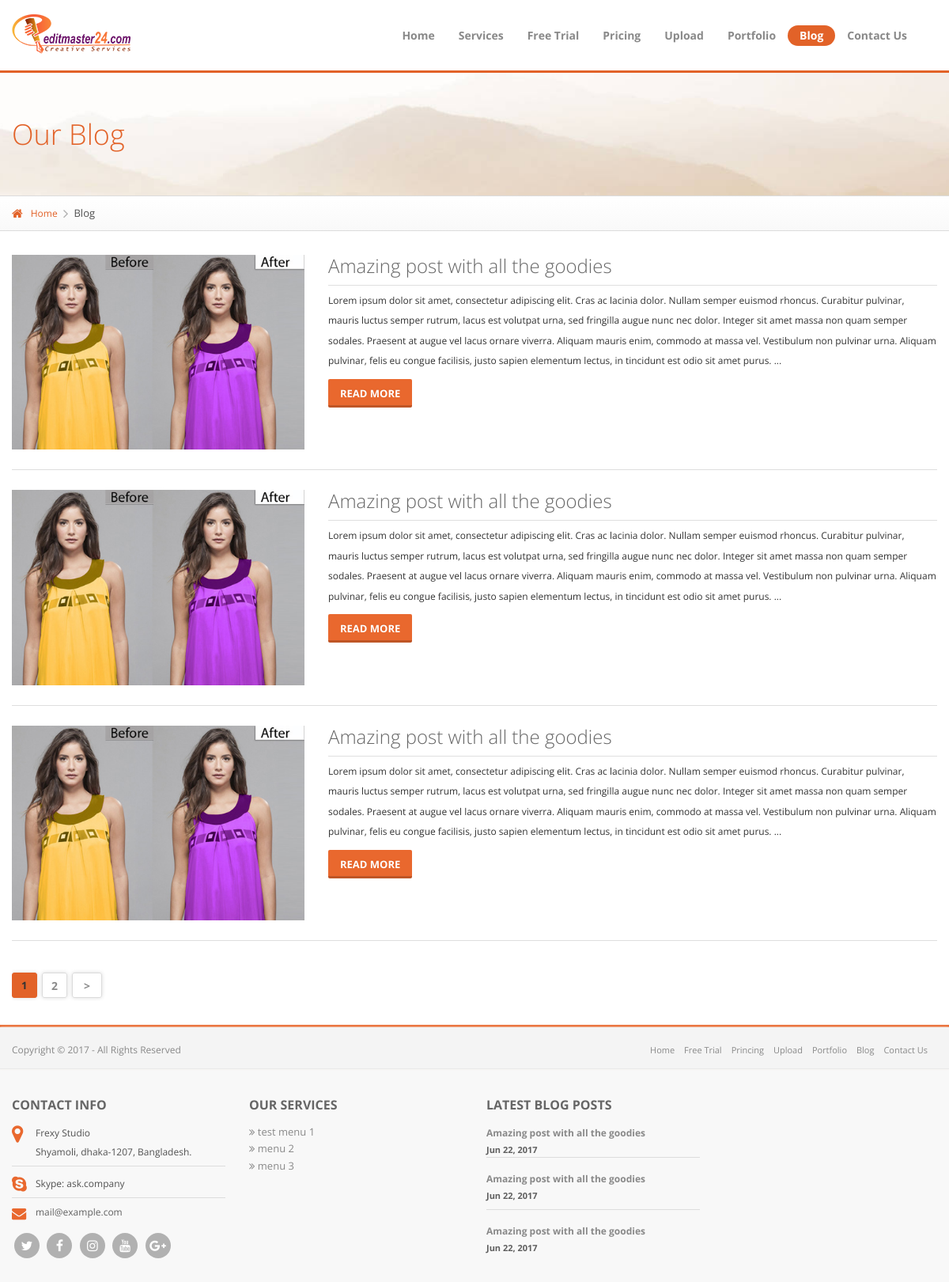
The app's page /index.php/blog/latest with its own data.
### tables this page shows
CREATE TABLE `blog` (
  `id` int(11) NOT NULL,
  `title` varchar(512) NOT NULL,
  `desc` longtext NOT NULL,
  `image` varchar(255) NOT NULL,
  `created` timestamp NOT NULL DEFAULT CURRENT_TIMESTAMP
);

CREATE TABLE `service` (
  `id` int(11) NOT NULL,
  `title` varchar(512) NOT NULL,
  `desc` longtext NOT NULL,
  `image` varchar(255) NOT NULL,
  `url` varchar(512) NOT NULL
);

### application/views/front/common/template.php (called while the page is built, shortened)
<?php
    $this->load->view('front/common/header');
    $this->load->view($page);
    $this->load->view('front/common/footer');
?>

### application/controllers/Blog.php (called while the page is built, shortened)
<?php defined('BASEPATH') OR exit('No direct script access allowed');
class Blog extends CI_Controller {
    public function __construct() {
        $this->load->model('data');
        $this->load->model('blog_m');
    }
    public function latest() {
        $this->load->library('pagination');
        $config['per_page'] = 3;
        include (APPPATH . "/config/blog_pegi.php");
        $data['title'] = "Blog";
        $data['menu'] = "blog";
        $data['blog_lists'] = $this->blog_m->get_front_blog($config['per_page'], $this->uri->segment(2));
        $data['page'] = "front/pages/blog";
        $this->load->view('front/common/template', $data);
    }
}

### index.php (called while the page is built, shortened)
<?php
require_once BASEPATH.'core/CodeIgniter.php';

### application/models/Blog_m.php (called while the page is built, shortened)
<?php defined('BASEPATH') OR exit('No direct script access allowed');
 class Blog_m extends CI_Model {
    function __construct() {
        $this->table = 'blog';
    }
    public function get_front_blog($per_page, $uri_segment) {
        $r = $this->db->select('id, title, desc, image, created')
                      ->from($this->table)
                      ->order_by('id, title, desc, image, created', 'desc')
                      ->limit($per_page, $uri_segment)
                      ->get();
        return $list = $r->result();
    }
}

### application/libraries/Services_menu.php (called while the page is built)
<?php defined('BASEPATH') OR exit('No direct script access allowed');
class Services_menu {
    public function __construct() {
        $CI = & get_instance();
        $r = $CI->db->select("title")->get("service");
        $this->services = $r->result();
    }
}
?>

### application/libraries/Footer_blog.php (called while the page is built)
<?php defined('BASEPATH') OR exit('No direct script access allowed');
class Footer_blog {
    public function __construct() {
        $CI = & get_instance();
        $r = $CI->db->select('*')->limit('3')->get("blog");
        $this->blogs = $r->result();
    }
}
?>

### application/views/front/pages/blog.php (the view, shortened to what this page needs)
<div class="b-inner-page-header f-inner-page-header b-bg-header-inner-page">
    <div class="b-inner-page-header__content">
        <div class="container">
            <h1 class="f-primary-l c-default">Our Blog</h1>
        </div>
    </div>
</div>
<div class="l-main-container">
    <div class="b-breadcrumbs f-breadcrumbs">
        <div class="container">
            <ul>
                <li><a href="#"><i class="fa fa-home"></i>Home</a></li>
                <li><i class="fa fa-angle-right"></i>Blog</li>
            </ul>
        </div>
    </div>
    <div class="l-inner-page-container">
        <div class="container">
            <?php foreach($blog_lists as $blog):  ?>
            <div class="b-blog-one-column__row">
                <div class="row">
                    <div class="col-sm-6 col-md-4">
                        <div class=" view view-sixth">
                            <img data-retina="" src="<?=base_url()?>assets/img/blog/<?=$blog->image?>" alt="">
                        </div>
                    </div>
                    <div class="col-sm-6 col-md-8">
                        <div class="b-blog__title b-form-row f-h4-special"><a href="#" class="f-primary-l f-title-big f-blog__title"><?=$blog->title?></a></div>
                        <div class="b-form-row b-blog-one-column__text">
                            <?php
                                $a = $blog->desc;
                                if (strlen($a) > 500) {
                                    $stringCut = substr($a, 0, 500);
                                    echo $stringCut . ' ...';
                                }else{
                                    echo $a;
                                }
                            ?>
                        </div>
                        <div class="b-form-row b-null-bottom-indent">
                            <a href="<?=base_url()?>blog/details/<?=$blog->id?>" class="b-btn f-btn b-btn-md b-btn-default f-primary-b">read more</a>
                        </div>
                    </div>
                </div>
            </div>
            <?php endforeach; ?>
            <div class="b-pagination f-pagination">
                <?php echo $this->pagination->create_links();  ?>
            </div>
        </div>
    </div>
</div>

### application/views/front/common/footer.php (shortened to what this page needs)
        <footer>
            <div class="b-footer-primary">
                <div class="container">
                    <div class="row">
                        <div class="col-sm-4 col-xs-12 f-copyright b-copyright">Copyright © <?php $y=date('Y'); echo $y;?> - All Rights Reserved</div>
                        <div class="col-sm-8 col-xs-12">
                            <nav class="b-bottom-nav f-bottom-nav b-right hidden-xs">
                                <ul>
                                    <li><a href="<?=base_url()?>">Home</a></li>
                                    <li><a href="<?=site_url('free_trail')?>">Free Trial</a></li>
                                    <li><a href="<?=site_url('princing')?>">Princing</a></li>
                                    <li><a href="<?=site_url('upload')?>">Upload</a></li>
                                    <li><a href="<?=site_url('portfolio')?>">Portfolio</a></li>
                                    <li><a href="<?=site_url('blog/latest')?>">Blog</a></li>
                                    <li><a href="<?=site_url('contact_us')?>">Contact Us</a></li>
                                </ul>
                            </nav>
                        </div>
                    </div>
                </div>
            </div>
            <div class="container">
                <div class="b-footer-secondary row">
                    <div class="col-md-3 col-sm-12 col-xs-12">
                        <h4 class="f-primary-b f-legacy-h4">contact info</h4>
                        <div class="b-contacts-short-item-group">
                            <div class="b-contacts-short-item col-md-12 col-sm-4 col-xs-12">
                                <div class="b-contacts-short-item__icon f-contacts-short-item__icon f-contacts-short-item__icon_lg b-left">
                                    <i class="fa fa-map-marker"></i>
                                </div>
                                <div class="b-remaining f-contacts-short-item__text">
                                    Frexy Studio<br/>
                                    Shyamoli, dhaka-1207, Bangladesh.
                                </div>
                            </div>
                            <div class="b-contacts-short-item col-md-12 col-sm-4 col-xs-12">
                                <div class="b-contacts-short-item__icon f-contacts-short-item__icon b-left f-contacts-short-item__icon_md">
                                    <i class="fa fa-skype"></i>
                                </div>
                                <div class="b-remaining f-contacts-short-item__text f-contacts-short-item__text_phone">
                                    Skype: ask.company
                                </div>
                            </div>
                            <div class="b-contacts-short-item col-md-12 col-sm-4 col-xs-12">
                                <div class="b-contacts-short-item__icon f-contacts-short-item__icon b-left f-contacts-short-item__icon_xs">
                                    <i class="fa fa-envelope"></i>
                                </div>
                                <div class="b-remaining f-contacts-short-item__text f-contacts-short-item__text_email">
                                    <a href="mailto:frexystudio@gmail.com">mail@example.com</a>
                                </div>
                            </div>
                            <div class="b-btn-group-hor f-btn-group-hor col-md-12 col-sm-4 col-xs-12">
                                <a href="#" class="b-btn-group-hor__item f-btn-group-hor__item">
                                    <i class="fa fa-twitter"></i>
                                </a>
                                <a href="#" class="b-btn-group-hor__item f-btn-group-hor__item">
                                    <i class="fa fa-facebook"></i>
                                </a>
                                <a href="#" class="b-btn-group-hor__item f-btn-group-hor__item">
                                    <i class="fa fa-instagram" aria-hidden="true"></i>
                                </a>
                                <a href="#" class="b-btn-group-hor__item f-btn-group-hor__item">
                                    <i class="fa fa-youtube" aria-hidden="true"></i>
                                </a>
                                <a href="#" class="b-btn-group-hor__item f-btn-group-hor__item">
                                    <i class="fa fa-google-plus" aria-hidden="true"></i>
                                </a>
                            </div>
                        </div>
                    </div>
                    <div class="col-md-3 col-sm-12 col-xs-12">
                        <h4 class="f-primary-b f-legacy-h4">Our Services</h4>
                        <div class="fmenu">
                            <ul>
                                <?php foreach($this->services_menu->services as $service):  ?>
                                <li><a href="<?=base_url()?>service/name/<?php $x = strtolower($service->title); $y = str_replace(' ', '_', $x); echo $y; ?>"><i class="fa fa-angle-double-right"></i> <?=$service->title?></a></li>
                                <?php endforeach; ?>
                            </ul>
                        </div>
                    </div>
                    <div class="col-md-3 col-sm-12 col-xs-12">
                        <h4 class="f-primary-b f-legacy-h4">Latest blog posts</h4>
                        <div class="b-blog-short-post row">
                            <?php foreach($this->footer_blog->blogs as $blog):  ?>
                            <div class="b-blog-short-post__item col-md-12 col-sm-4 col-xs-12 f-primary-b">
                                <div class="b-blog-short-post__item_text f-blog-short-post__item_text">
                                    <a href="blog_detail_left_slidebar.html"><?=$blog->title?></a>
                                </div>
                                <div class="b-blog-short-post__item_date f-blog-short-post__item_date">
                                    <?php $d = nice_date($blog->created, 'M d, Y'); echo $d; ?>
                                </div>
                            </div>
                            <?php endforeach; ?>
                        </div>
                    </div>
                </div>
            </div>
        </footer>
    </body>
</html>

### records on screen
blog: image (picture), title "Amazing post with all the goodies", desc "Lorem ipsum dolor sit amet, consectetur adipiscing elit. Cras ac lacinia dolor. Nullam semper euismod rhoncus. Curabitur pulvinar, mauris luctus semper rutrum, lacus est volutpat urna, sed fringilla augue nunc nec dolor. Integer sit amet massa non quam semper sodales. Praesent at augue vel lacus ornare viverra. Aliquam mauris enim, commodo at massa vel. Vestibulum non pulvinar urna. Aliquam pulvinar, felis eu congue facilisis, justo sapien elementum lectus, in tincidunt est odio sit amet purus."
blog: image (picture), title "Amazing post with all the goodies", desc "Lorem ipsum dolor sit amet, consectetur adipiscing elit. Cras ac lacinia dolor. Nullam semper euismod rhoncus. Curabitur pulvinar, mauris luctus semper rutrum, lacus est volutpat urna, sed fringilla augue nunc nec dolor. Integer sit amet massa non quam semper sodales. Praesent at augue vel lacus ornare viverra. Aliquam mauris enim, commodo at massa vel. Vestibulum non pulvinar urna. Aliquam pulvinar, felis eu congue facilisis, justo sapien elementum lectus, in tincidunt est odio sit amet purus."
blog: image (picture), title "Amazing post with all the goodies", desc "Lorem ipsum dolor sit amet, consectetur adipiscing elit. Cras ac lacinia dolor. Nullam semper euismod rhoncus. Curabitur pulvinar, mauris luctus semper rutrum, lacus est volutpat urna, sed fringilla augue nunc nec dolor. Integer sit amet massa non quam semper sodales. Praesent at augue vel lacus ornare viverra. Aliquam mauris enim, commodo at massa vel. Vestibulum non pulvinar urna. Aliquam pulvinar, felis eu congue facilisis, justo sapien elementum lectus, in tincidunt est odio sit amet purus."
service: title "test menu 1"
service: title "menu 2"
service: title "menu 3"
blog: title "Amazing post with all the goodies", created "Jun 22, 2017"
blog: title "Amazing post with all the goodies", created "Jun 22, 2017"
blog: title "Amazing post with all the goodies", created "Jun 22, 2017"

### other values on screen
$this->pagination->create_links() "1 2 >"
$y "2017"
